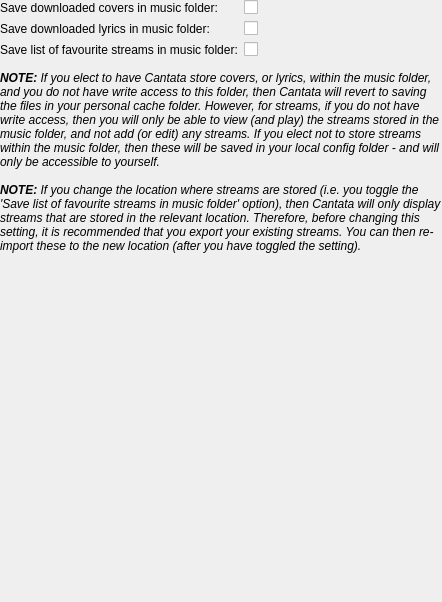
<?xml version="1.0" encoding="UTF-8"?>
<ui version="4.0">
 <class>FileSettings</class>
 <widget class="QWidget" name="FileSettings">
  <property name="geometry">
   <rect>
    <x>0</x>
    <y>0</y>
    <width>442</width>
    <height>602</height>
   </rect>
  </property>
  <layout class="QVBoxLayout" name="verticalLayout">
   <property name="margin">
    <number>0</number>
   </property>
   <item>
    <layout class="QFormLayout" name="formLayout">
     <item row="0" column="0">
      <widget class="BuddyLabel" name="storeCoversInMpdDirLabel">
       <property name="text">
        <string>Save downloaded covers in music folder:</string>
       </property>
       <property name="buddy">
        <cstring>storeCoversInMpdDir</cstring>
       </property>
      </widget>
     </item>
     <item row="0" column="1">
      <widget class="OnOffButton" name="storeCoversInMpdDir"/>
     </item>
     <item row="1" column="0">
      <widget class="BuddyLabel" name="label_4">
       <property name="text">
        <string>Save downloaded lyrics in music folder:</string>
       </property>
       <property name="buddy">
        <cstring>storeLyricsInMpdDir</cstring>
       </property>
      </widget>
     </item>
     <item row="1" column="1">
      <widget class="OnOffButton" name="storeLyricsInMpdDir">
       <property name="text">
        <string/>
       </property>
      </widget>
     </item>
     <item row="2" column="0">
      <widget class="QLabel" name="label">
       <property name="text">
        <string>Save list of favourite streams in music folder:</string>
       </property>
       <property name="buddy">
        <cstring>storeStreamsInMpdDir</cstring>
       </property>
      </widget>
     </item>
     <item row="2" column="1">
      <widget class="OnOffButton" name="storeStreamsInMpdDir">
       <property name="text">
        <string/>
       </property>
      </widget>
     </item>
    </layout>
   </item>
   <item>
    <spacer name="verticalSpacer">
     <property name="orientation">
      <enum>Qt::Vertical</enum>
     </property>
     <property name="sizeType">
      <enum>QSizePolicy::Fixed</enum>
     </property>
     <property name="sizeHint" stdset="0">
      <size>
       <width>20</width>
       <height>8</height>
      </size>
     </property>
    </spacer>
   </item>
   <item>
    <widget class="QLabel" name="label_2">
     <property name="sizePolicy">
      <sizepolicy hsizetype="Preferred" vsizetype="Maximum">
       <horstretch>0</horstretch>
       <verstretch>0</verstretch>
      </sizepolicy>
     </property>
     <property name="text">
      <string>&lt;i&gt;&lt;b&gt;NOTE:&lt;/b&gt; If you elect to have Cantata store covers, or lyrics, within the music folder, and you do not have write access to this folder, then Cantata will revert to saving the files in your personal cache folder. However, for streams, if you do not have write access, then you will only be able to view (and play) the streams stored in the music folder, and not add (or edit) any streams. If you elect not to store streams within the music folder, then these will be saved in your local config folder - and will only be accessible to yourself.&lt;/i&gt;</string>
     </property>
     <property name="alignment">
      <set>Qt::AlignLeading|Qt::AlignLeft|Qt::AlignTop</set>
     </property>
     <property name="wordWrap">
      <bool>true</bool>
     </property>
    </widget>
   </item>
   <item>
    <spacer name="verticalSpacer_2">
     <property name="orientation">
      <enum>Qt::Vertical</enum>
     </property>
     <property name="sizeType">
      <enum>QSizePolicy::Fixed</enum>
     </property>
     <property name="sizeHint" stdset="0">
      <size>
       <width>20</width>
       <height>8</height>
      </size>
     </property>
    </spacer>
   </item>
   <item>
    <widget class="StateLabel" name="streamLocationNote">
     <property name="sizePolicy">
      <sizepolicy hsizetype="Preferred" vsizetype="MinimumExpanding">
       <horstretch>0</horstretch>
       <verstretch>0</verstretch>
      </sizepolicy>
     </property>
     <property name="text">
      <string>&lt;i&gt;&lt;b&gt;NOTE:&lt;/b&gt; If you change the location where streams are stored (i.e. you toggle the 'Save list of favourite streams in music folder' option), then Cantata will only display streams that are stored in the relevant location. Therefore, before changing this setting, it is recommended that you export your existing streams. You can then re-import these to the new location (after you have toggled the setting).&lt;/i&gt;</string>
     </property>
     <property name="alignment">
      <set>Qt::AlignLeading|Qt::AlignLeft|Qt::AlignTop</set>
     </property>
     <property name="wordWrap">
      <bool>true</bool>
     </property>
    </widget>
   </item>
  </layout>
 </widget>
 <customwidgets>
  <customwidget>
   <class>BuddyLabel</class>
   <extends>QLabel</extends>
   <header>buddylabel.h</header>
  </customwidget>
  <customwidget>
   <class>StateLabel</class>
   <extends>QLabel</extends>
   <header>statelabel.h</header>
  </customwidget>
  <customwidget>
   <class>OnOffButton</class>
   <extends>QCheckBox</extends>
   <header>onoffbutton.h</header>
  </customwidget>
 </customwidgets>
 <resources/>
 <connections/>
</ui>
